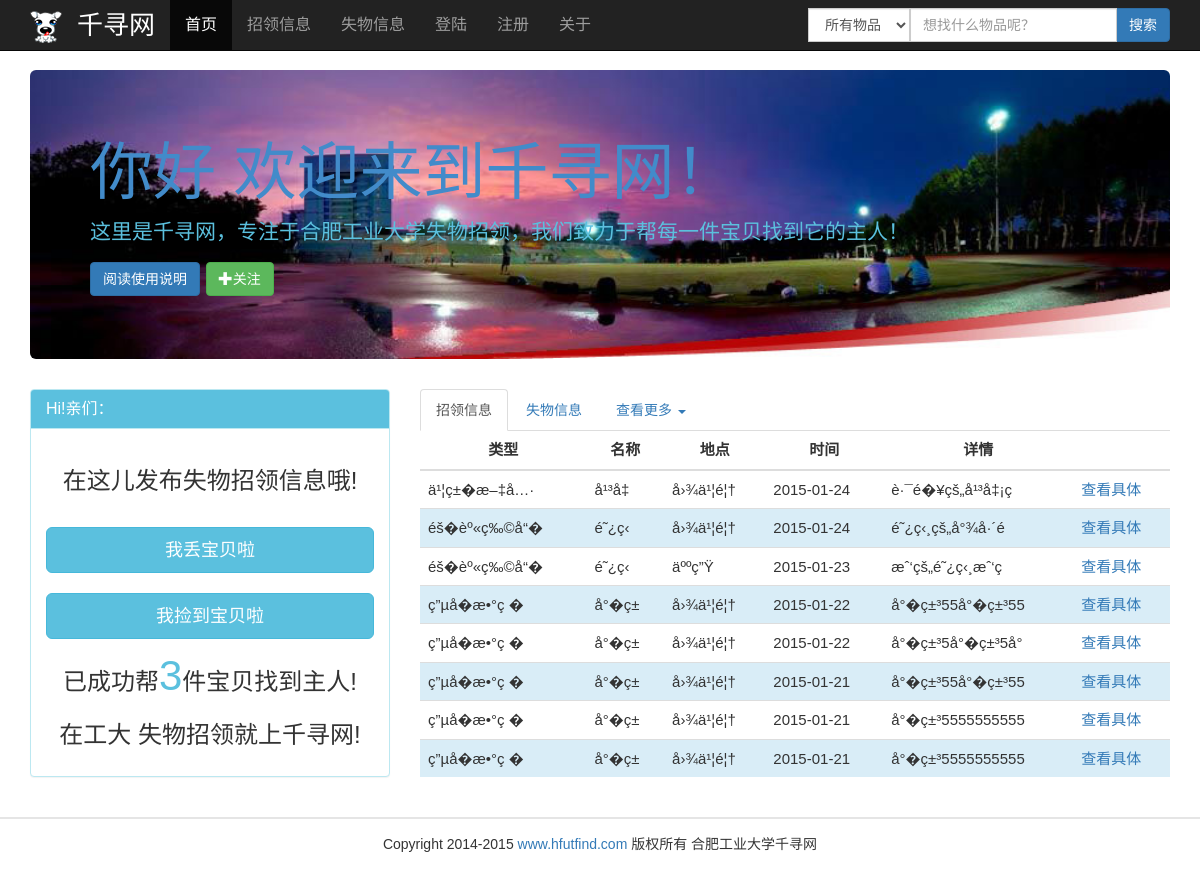
The page / on the database its author committed.
### tables this page shows
CREATE TABLE IF NOT EXISTS `t_publish` (
  `pid` int(11) NOT NULL AUTO_INCREMENT COMMENT 'ä¿¡æ�¯ç¼–å�·',
  `uid` int(11) NOT NULL COMMENT 'ç”¨æˆ·ç¼–å�·',
  `pitem` varchar(12) NOT NULL COMMENT 'ç‰©å“�ç±»åž‹',
  `pname` varchar(20) NOT NULL COMMENT 'ç‰©å“�å��ç§°',
  `plocation` varchar(50) NOT NULL COMMENT 'ç‰©å“�æ�¡åˆ°&ä¸¢å¤±åœ°ç‚¹',
  `ptime` datetime NOT NULL COMMENT 'ç‰©å“�æ�¡åˆ°&ä¸¢å¤±æ—¶é—´',
  `pimage` varchar(20) NOT NULL COMMENT 'ç‰©å“�å›¾ç‰‡',
  `pdetails` text NOT NULL COMMENT 'è¯¦æƒ…æ��è¿°',
  `ptype` int(1) NOT NULL COMMENT 'å�‘å¸ƒä¿¡æ�¯ç±»åˆ«',
  `pdate` varchar(30) NOT NULL COMMENT 'æ�¡åˆ°&ä¸¢å¤±æ—¶é—´*',
  `psucceed` int(11) NOT NULL DEFAULT '0' COMMENT 'æ˜¯å�¦æˆ�åŠŸæ‰¾å›ž',
  PRIMARY KEY (`pid`)
);

### index.php (the view, shortened to what this page needs)
<!DOCTYPE html>
<html lang="zh-cn">
<head>
    <link href="/lib/bootstrap.min.css" rel="stylesheet">
    <link href="css/index.css" rel="stylesheet">
</head>
<body>
<?php
include_once "php/header.php";
    $result = mysql_query("SELECT * FROM t_publish where psucceed='1' ");
    $num_rows = mysql_num_rows($result);
?>
<div class="container">
    <div class="jumbotron">
        <img src="images/hfutphoto1.jpg" alt="合肥工业大学--千寻网" id="bg">
        <h1>你好 欢迎来到千寻网！</h1>
        <p style="color: #5bc0de">这里是千寻网，专注于合肥工业大学失物招领，我们致力于帮每一件宝贝找到它的主人！</p>
        <p>
            <a href="introduction.php" class="btn btn-primary" role="button">阅读使用说明</a>
            <a href="http://weibo.com/u/5038648787" class="btn btn-primary btn-success" role="button"><span
                    class="glyphicon glyphicon-plus"></span>关注</a>
        </p>
    </div>
    <div class="row">
        <div class="col-lg-4">
            <div class="panel panel-info">
                <div class="panel-heading">
                    <h1 class="panel-title">Hi!亲们：</h1>
                </div>
                <div class="panel-body">
                    <h3>在这儿发布失物招领信息哦!</h3>
                    <br/>
                    <a href="publish.php?radio=0" class="btn btn-info btn-lg btn-block" role="button">我丢宝贝啦</a>
                    <br/>
                    <a href="publish.php?radio=1" class="btn btn-info btn-lg btn-block" role="button">我捡到宝贝啦</a>
                    <h3>已成功帮<span><?php echo $num_rows;?></span>件宝贝找到主人!</h3>
                    <h3>在工大 失物招领就上千寻网!</h3>
                </div>
            </div>
        </div>
        <div class="col-lg-8">
            <ul id="myTab" class="nav nav-tabs" role="tablist">
                <li class="active"><a href="#home" role="tab" data-toggle="tab">招领信息</a></li>
                <li class=""><a href="#profile" role="tab" data-toggle="tab">失物信息</a></li>
                <li class="dropdown">
                    <a href="#" id="myTabDrop1" class="dropdown-toggle" data-toggle="dropdown">查看更多
                        <span class="caret"></span>
                    </a>
                </li>
            </ul>
            <div id="myTabContent" class="tab-content">
                <div class="tab-pane fade active in" id="home">
                    <table class="table table-hover table-responsive">
                        <thead>
                        <tr>
                            <th>类型</th>
                            <th>名称</th>
                            <th>地点</th>
                            <th>时间</th>
                            <th>详情</th>
                            <th>&nbsp;&nbsp;&nbsp;&nbsp;&nbsp;&nbsp;&nbsp;</th>
                        </tr>
                        </thead>
                        <tbody>
                <?php
                    $sql = "select * from t_publish where ptype = '1'  order by pid desc limit 8";
                    $result = mysql_query($sql);
                    if($result&&mysql_num_rows($result)>0){
                        $i = 0;
                        while ($row = mysql_fetch_array($result)) {
                            $pid = $row['pid'];
                            $pid = base64_encode($pid);
                            $i++;
                            if(($i)%2 == 1){
                        echo "<tr><td>".$row['pitem']."</td>
                            <td>".mb_substr($row['pname'] , 0 , 5,'utf-8')."</td>
                            <td>".mb_substr($row['plocation'] , 0 , 9,'utf-8')."</td>
                            <td>".mb_substr($row['ptime'] , 0 , 10,'utf-8')."</td>
                            <td>".mb_substr($row['pdetails'] , 0 , 16,'utf-8')."</td>
                            <td><a href='info.php?pid=".$pid."'>查看具体</a></td></tr>";
                        }else {
                            echo "<tr class='info'><td>".$row['pitem']."</td>
                            <td>".mb_substr($row['pname'] , 0 , 5,'utf-8')."</td>
                            <td>".mb_substr($row['plocation'] , 0 , 9,'utf-8')."</td>
                            <td>".mb_substr($row['ptime'] , 0 , 10,'utf-8')."</td>
                            <td>".mb_substr($row['pdetails'] , 0 , 16,'utf-8')."</td>
                            <td><a href='info.php?pid=".$pid."'>查看具体</a></td></tr>";
                        }
                    }
                }
            ?>
                        </tbody>
                    </table>
                </div>
            </div>
        </div>
    </div>
</div>
<?php
	include_once "php/footer.php";
?>
</body>
</html>

### php/header.php (shortened to what this page needs)
<nav class="navbar navbar-default navbar-fixed-top navbar-inverse" role="navigation">
    <div class="container">
        <div class="navbar-header">
            <a class="navbar-brand" href="index.php"><img alt="合肥工业大学--千寻网" src="images/logo.png"></a>
            <a class="navbar-brand" id="brand" href="index.php">千寻网</a>
        </div>
        <div class="collapse navbar-collapse" id="bs-example-navbar-collapse-6">
            <ul class="nav navbar-nav">
                <?php
                    $curfile = basename($_SERVER['PHP_SELF']);
                    $file = basename($curfile);
                    if($file == "zone.php"){
                ?>
                <li><a href="index.php">首页</a></li>
                <li><a href="zhao_info.php">招领信息</a></li>
                <li><a href="shi_info.php">失物信息</a></li>
                <?php
                if(!empty($_SESSION["uname"])){
                    echo "<li class='active'><a href='zone.php'>个人中心</a></li>";
                    echo "<li><a href='logout.php'>注销</a></li>";
                }else {
                    echo "<li><a href='login.php'>登陆</a></li>";
                	echo "<li><a href='reg.php'>注册</a></li>";
                }
                ?>
                <li><a href="about.php">关于</a></li>
                <?php
                    }else{
                ?>
                <li class="active"><a href="index.php">首页</a></li>
                <li><a href="zhao_info.php">招领信息</a></li>
                <li><a href="shi_info.php">失物信息</a></li>
                <?php
                if(!empty($_SESSION["uname"])){
                    echo "<li><a href='zone.php'>个人中心</a></li>";
                    echo "<li><a href='logout.php'>注销</a></li>";
                }else {
                    echo "<li><a href='login.php'>登陆</a></li>";
                	echo "<li><a href='reg.php'>注册</a></li>";
                }
                ?>
                <li><a href="about.php">关于</a></li>
                <?php
                    }
                ?>
            </ul>
            <ul class="nav navbar-nav pull-right">
                <li>
                    <form class="navbar-form navbar-right" role="search" action="shi_info.php" method="post">
                        <div class="form-group">
                            <div class="input-group">
                            <div class="input-group-btn">
                                <select class="form-control" role="menu" name="item">
                                    <option value="">所有物品</option>
                                </select>
                            </div>
                            <input type="text" name="search" class="form-control" placeholder="想找什么物品呢？">
                            <span class="input-group-btn">
                                <button type="submit" class="btn btn-primary btn-default">搜索</button>
                            </span>
                            </div>
                        </div>
                    </form>
                </li>
            </ul>
        </div>
    </div>
</nav>

### php/footer.php
<div class="container-fluid" id="bottom">
    <p>Copyright 2014-<?php echo date('Y');?> <span><a href="http://www.hfutfind.com">www.hfutfind.com</a></span> 版权所有 合肥工业大学千寻网</p>
</div>

### css/index.css (style rules this page uses)
body,button,input,select,textarea,h1,h2,h3,h4,h5,h6 { font-family:Microsoft YaHei,'宋体',Tahoma,Helvetica,Arial,"\5b8b\4f53",sans-serif; }
body { padding-top:70px; }
#brand { font-size:26px;color:#fff; }
.navbar-header img { margin-top:-4px; }
.navbar a { font-size:16px; }
.jumbotron { position:relative;background:none;overflow:hidden; }
.jumbotron h1 { color:#428bca; }
#bg { width:100%;height:100%;position:absolute;z-index:-1;left:0;top:0; }
table th { text-align:center; }
#bottom { border-top:2px solid #e5e5e5;margin-top: 20px; }
#bottom p { text-align:center;line-height:40px;margin:5px 0; }
.panel-info>.panel-heading { background-color:#5bc0de;color:#fff; }
.panel-body h3 { line-height:33px;text-align:center; }
.panel-body span { font-size:42px;color:#5bc0de; }
td,th { font-size:15px; }

### rows shown on the page
t_publish: pitem "ä¹¦ç±�æ–‡å…·", pname "å¹³å‡", plocation "å›¾ä¹¦é¦†", ptime "2015-01-24", pdetails "è·¯é�¥çš„å¹³å‡¡ç"
t_publish: pitem "éš�èº«ç‰©å“�", pname "é˜¿ç‹", plocation "å›¾ä¹¦é¦†", ptime "2015-01-24", pdetails "é˜¿ç‹¸çš„å°¾å·´é"
t_publish: pitem "éš�èº«ç‰©å“�", pname "é˜¿ç‹", plocation "äººç”Ÿ", ptime "2015-01-23", pdetails "æˆ‘çš„é˜¿ç‹¸æˆ‘ç"
t_publish: pitem "ç”µå­�æ•°ç �", pname "å°�ç±", plocation "å›¾ä¹¦é¦†", ptime "2015-01-22", pdetails "å°�ç±³55å°�ç±³55"
t_publish: pitem "ç”µå­�æ•°ç �", pname "å°�ç±", plocation "å›¾ä¹¦é¦†", ptime "2015-01-22", pdetails "å°�ç±³5å°�ç±³5å°"
t_publish: pitem "ç”µå­�æ•°ç �", pname "å°�ç±", plocation "å›¾ä¹¦é¦†", ptime "2015-01-21", pdetails "å°�ç±³55å°�ç±³55"
t_publish: pitem "ç”µå­�æ•°ç �", pname "å°�ç±", plocation "å›¾ä¹¦é¦†", ptime "2015-01-21", pdetails "å°�ç±³5555555555"
t_publish: pitem "ç”µå­�æ•°ç �", pname "å°�ç±", plocation "å›¾ä¹¦é¦†", ptime "2015-01-21", pdetails "å°�ç±³5555555555"

### other values the page prints
$num_rows "3"
